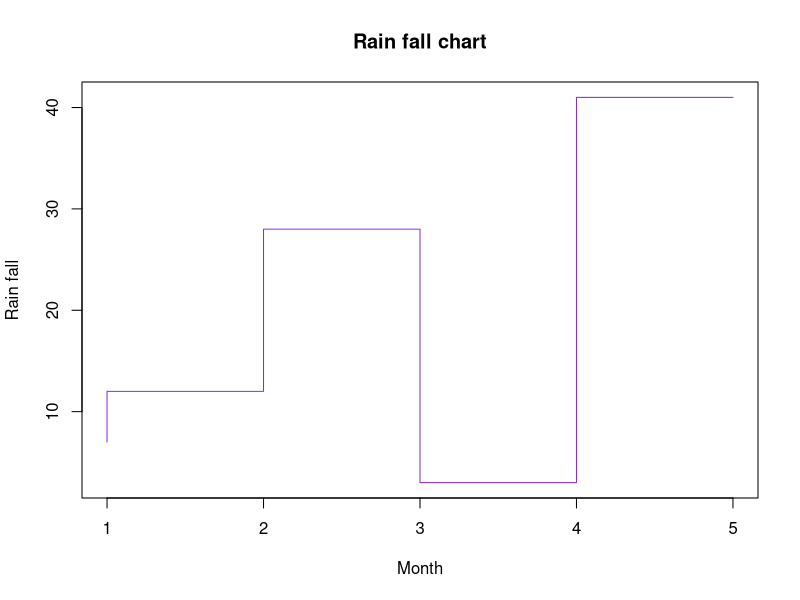
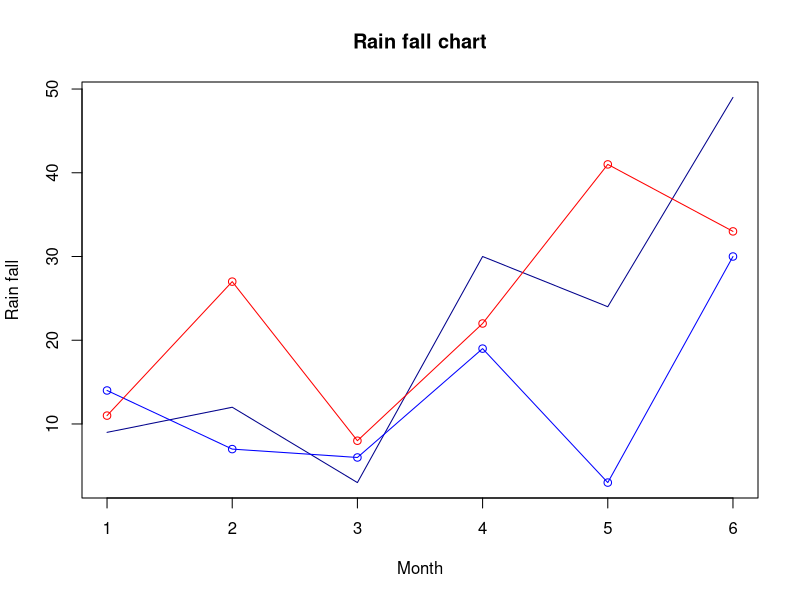

R code for these plots, in order:
#simple line chart
v<-c(7,12,28,3,41)
getwd()
setwd('')

# Give the chart file a name.
png(file = "line_chart4.png")

# Plot the bar chart.
plot(v,
     type="S",
     col="blueviolet",xlab="Month",ylab="Rain fall",main="Rain fall chart")
# Save the file.
dev.off()


#Multi lines chart
# Create the data for the chart.

v <- c(9,12,3,30,24,49)
t <- c(14,7,6,19,3,30)
x<- c(11,27,8,22,41,33)
# Give the chart file a name.
jpeg(file = "multiLines2.jpg")

#The lines( ) function adds information to a graph. It can not produce a graph on its own.
#Usually it follows a plot(x, y) command that produces a graph.

# Plot the bar chart.
# Plot the bar chart Title , Color & Lables. 
plot(v,type="l",col="darkblue",xlab="Month",ylab="Rain fall",main="Rain fall chart")

lines(t, type="o", col="blue")
lines(x,type="o",col="red")
# Save the file.
dev.off()
